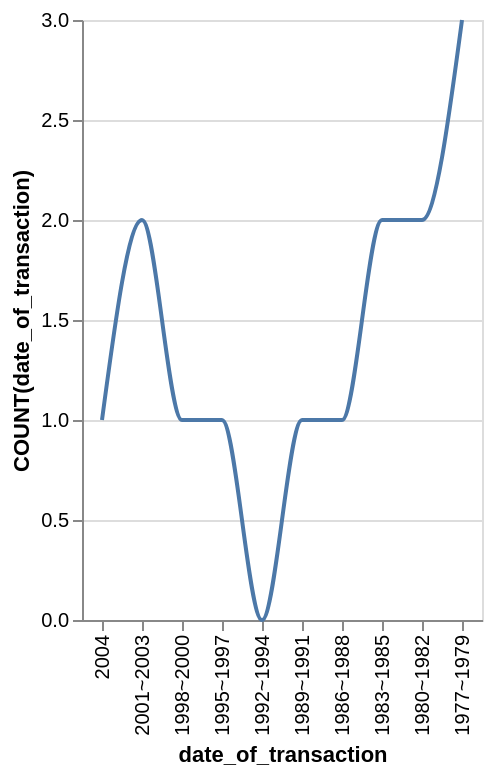

Describe this chart as a Vega-Lite specification.
### Vega-Lite specification from a JSON file in a GitHub repository (floating-point values rounded to 4 significant figures)
{"data": {"values": [{"x_data": "1977~1979", "y_data": 3}, {"x_data": "1980~1982", "y_data": 2}, {"x_data": "1983~1985", "y_data": 2}, {"x_data": "1986~1988", "y_data": 1}, {"x_data": "1989~1991", "y_data": 1}, {"x_data": "1992~1994", "y_data": 0}, {"x_data": "1995~1997", "y_data": 1}, {"x_data": "1998~2000", "y_data": 1}, {"x_data": "2001~2003", "y_data": 2}, {"x_data": "2004", "y_data": 1}]}, "mark": {"type": "line", "interpolate": "monotone"}, "encoding": {"x": {"field": "x_data", "type": "nominal", "title": "date_of_transaction", "sort": "descending"}, "y": {"field": "y_data", "type": "quantitative", "title": "COUNT(date_of_transaction)"}}}
